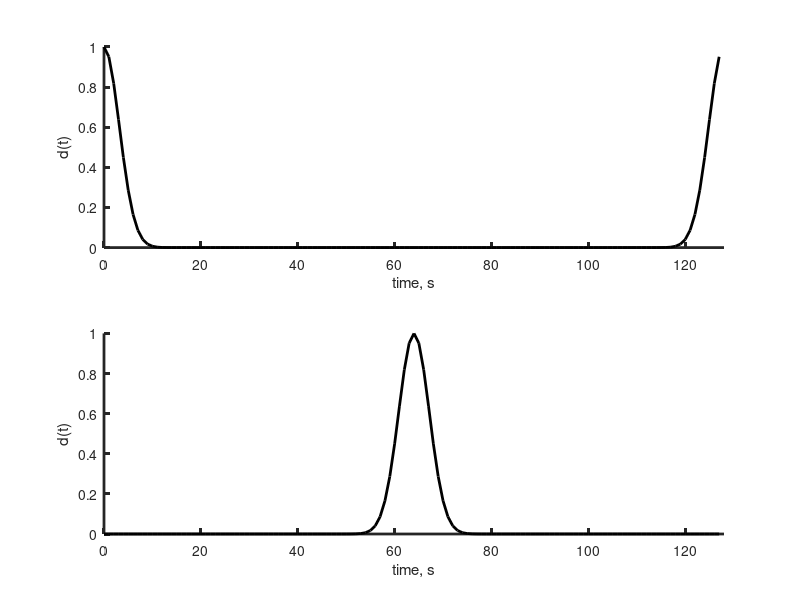
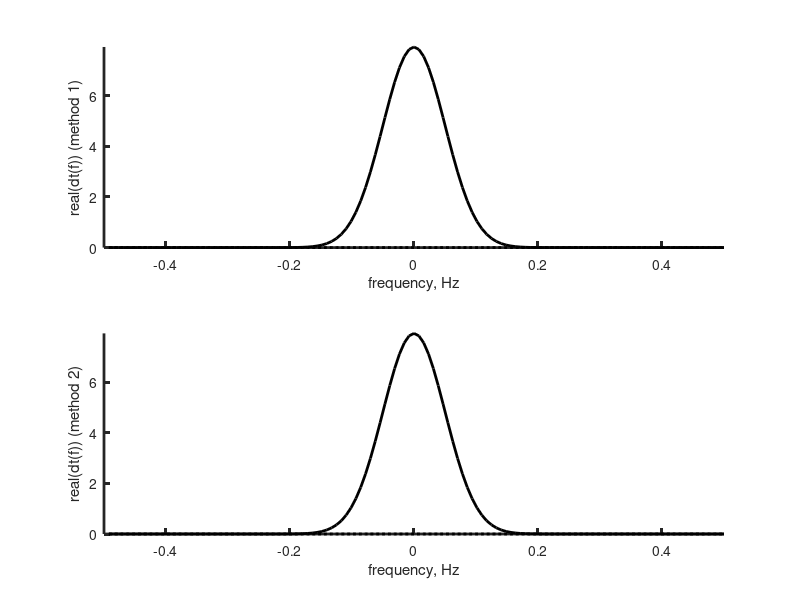

Here is the MATLAB script that generated these plots, in order:
% problem 6.4

% i used as imaginary unit!
clear i;

% set up time
N=128;
Dt=1.0;
T=N*Dt; 
t=Dt*[0:N-1]';
ta = Dt*[0:N/2,-N/2+1:-1]'; 

% set up frequency
fmax=1/(2.0*Dt);
df=fmax/(N/2);
f=df*[0:N/2,-N/2+1:-1]'; 
Nf=N/2+1;
dw=2*pi*df;
w=dw*[0:N/2,-N/2+1:-1]';
Nw=Nf;

% method 1
sigma=10.0;
d = exp( -ta.^2 / (2*sigma) );

% plot d(f)
figure(1);
clf;
subplot(2,1,1);
set(gca,'LineWidth',2);
hold on;
axis( [0, T, 0, 1] );
plot( t, d, 'k-', 'LineWidth', 2 );
xlabel('time, s');
ylabel('d(t)');

% fft
dtilde1 = Dt * fft(d);

% plot real part of transform d_tilde(f)
figure(2);
clf;
subplot(2,1,1);
set(gca,'LineWidth',2);
hold on;
axis( [-fmax, fmax, min(real(dtilde1)), max(real(dtilde1))] );
f1 = [ f(Nf+1:N)', f(1:Nf)']';
dtilde2 = [ dtilde1(Nf+1:N)', dtilde1(1:Nf)']';
plot( f1, real(dtilde2), 'k-', 'LineWidth', 2 );
plot( f1, imag(dtilde2), 'k:', 'LineWidth', 2 );
xlabel('frequency, Hz');
ylabel('real(dt(f)) (method 1)');

% method 2
sigma=10.0;
t0 = T/2;
d = exp( -(t-t0).^2 / (2*sigma) );

% plot d(t)
figure(1);
subplot(2,1,2);
set(gca,'LineWidth',2);
hold on;
axis( [0, T, 0, 1] );
plot( t, d, 'k-', 'LineWidth', 2 );
xlabel('time, s');
ylabel('d(t)');

% fft and phase shift
dtilde3 = Dt * fft(d) .* exp(i*w*t0);

figure(2);
subplot(2,1,2);
set(gca,'LineWidth',2);
hold on;
axis( [-fmax, fmax, min(real(dtilde2)), max(real(dtilde2))] );
f1 = [ f(Nf+1:N)', f(1:Nf)']';
dtilde4 = [ dtilde3(Nf+1:N)', dtilde3(1:Nf)']';
plot( f1, real(dtilde4), 'k-', 'LineWidth', 2 );
plot( f1, imag(dtilde4), 'k:', 'LineWidth', 2 );
xlabel('frequency, Hz');
ylabel('real(dt(f)) (method 2)');


